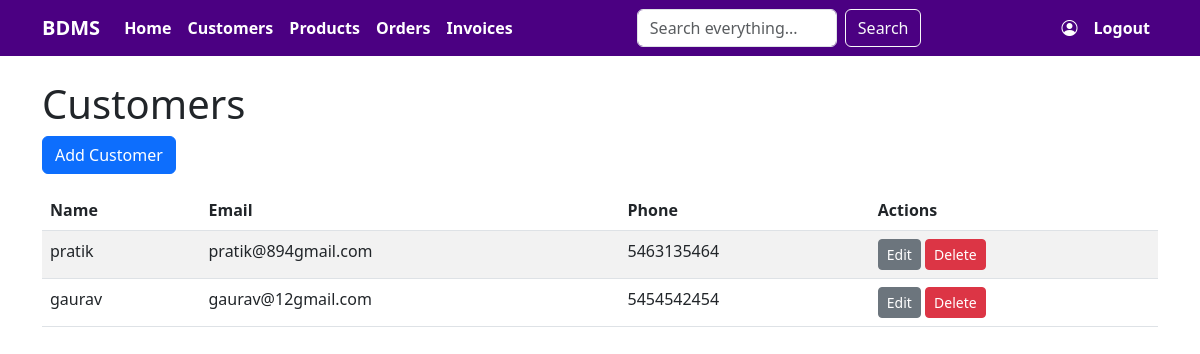
Page /custmers/ (signed in) on the committed database.
### custmers/models.py (models this page shows, shortened)
class custmer(models.Model):
    name=models.CharField(max_length=100)
    email=models.EmailField(unique=True)
    phone=models.CharField(max_length=10)
    gst_number=models.CharField(max_length=20,blank=True,null=True)
    address=models.TextField(blank=True)
    is_active=models.BooleanField(default=True)
    created_at=models.DateField(auto_now_add=True)

### custmers/views.py (the view)
# urls.py: path('',views.custmer_list,name='custmer_list'),
@login_required
@staff_required
def custmer_list(request):
    custmers = custmer.objects.filter(is_active=True)
    return render(request,'custmer/custmer_list.html',{'custmers':custmers})

### accounts/permissions.py (called while the page is built)
def role_required(allowed_roles):
    def decorator(view_func):
        @wraps(view_func)
        def _wrapped_view(request, *args, **kwargs):
            if not request.user.is_authenticated:
                messages.error(request, 'Please login to access this page.')
                return redirect('login')
            try:
                user_profile = request.user.profile
                if user_profile.role not in allowed_roles:
                    messages.error(request, 'You do not have permission to access this page.')
                    return redirect('dashboard')  # or appropriate redirect
            except profile.DoesNotExist:
                messages.error(request, 'Profile not found. Please contact administrator.')
                return redirect('login')
            return view_func(request, *args, **kwargs)
        return _wrapped_view
    return decorator

### custmers/templates/custmer/custmer_list.html (shortened to what this page needs)
<!DOCTYPE html>
<html lang="en">
<head>
    <link href="https://cdn.jsdelivr.net/npm/bootstrap@5.3.0/dist/css/bootstrap.min.css" rel="stylesheet">
    <link rel="stylesheet" href="https://cdn.jsdelivr.net/npm/bootstrap-icons@1.10.0/font/bootstrap-icons.css">
</head>
<body>
    <nav class="navbar navbar-expand-lg navbar-dark">
        <div class="container">
            <a class="navbar-brand fw-bold text-white" href="/">BDMS</a>
            <div class="collapse navbar-collapse" id="navbarNav">
                <ul class="navbar-nav me-auto">
                    {% if user.is_authenticated %}
                    <li class="nav-item">
                        <a class="nav-link fw-bold text-white" href="/">Home</a>
                    </li>
                    <li class="nav-item">
                        <a class="nav-link fw-bold text-white" href="/custmers/">Customers</a>
                    </li>
                    <li class="nav-item">
                        <a class="nav-link fw-bold text-white" href="/products/">Products</a>
                    </li>
                    <li class="nav-item">
                        <a class="nav-link fw-bold text-white" href="/orders/">Orders</a>
                    </li>
                    <li class="nav-item">
                        <a class="nav-link fw-bold text-white" href="/billings/">Invoices</a>
                    </li>
                    {% endif %}
                </ul>
                <form class="d-flex me-3" method="get" action="/search/">
                    <input class="form-control me-2" type="search" name="q" placeholder="Search everything..." aria-label="Search" style="width: 200px;">
                    <button class="btn btn-outline-light" type="submit">Search</button>
                </form>
                <ul class="navbar-nav ms-auto">
                    {% if user.is_authenticated %}
                    <li class="nav-item">
                        <a class="nav-link fw-bold text-white" href="/accounts/profile/" title="{{ user.username }}"><i class="bi bi-person-circle"></i></a>
                    </li>
                    <li class="nav-item">
                        <a class="nav-link fw-bold text-white" href="/accounts/logout/">Logout</a>
                    </li>
                    {% endif %}
                </ul>
            </div>
        </div>
    </nav>
    <div class="container mt-4">
        <h1>Customers</h1>
        <a href="{% url 'custmer_add' %}" class="btn btn-primary mb-3">Add Customer</a>
        <table class="table table-striped">
            <thead>
                <tr>
                    <th>Name</th>
                    <th>Email</th>
                    <th>Phone</th>
                    <th>Actions</th>
                </tr>
            </thead>
            <tbody>
                {% for custmer in custmers %}
                <tr>
                    <td>{{ custmer.name }}</td>
                    <td>{{ custmer.email }}</td>
                    <td>{{ custmer.phone }}</td>
                    <td>
                        <a href="{% url 'custmer_edit' custmer.id %}" class="btn btn-sm btn-secondary">Edit</a>
                        <a href="{% url 'custmer_delete' custmer.id %}" class="btn btn-sm btn-danger" onclick="return confirm('Are you sure?');">Delete</a>
                    </td>
                </tr>
                {% endfor %}
            </tbody>
        </table>
    </div>
</body>
</html>

### custmers/templates/custmer/custmer_list.html (style rules this page uses)
.navbar { background-color: #4B0082 !important; }

### rows in the picture
custmer: name "pratik", email "pratik@894gmail.com", phone "5463135464"
custmer: name "gaurav", email "gaurav@12gmail.com", phone "5454542454"
